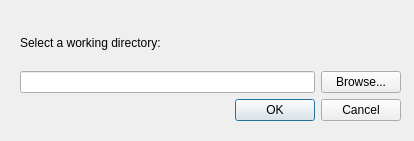
<?xml version="1.0" encoding="UTF-8"?>
<ui version="4.0">
 <class>Dialog</class>
 <widget class="QDialog" name="Dialog">
  <property name="geometry">
   <rect>
    <x>0</x>
    <y>0</y>
    <width>414</width>
    <height>141</height>
   </rect>
  </property>
  <property name="windowTitle">
   <string>Select a working directory</string>
  </property>
  <widget class="QWidget" name="">
   <property name="geometry">
    <rect>
     <x>20</x>
     <y>20</y>
     <width>381</width>
     <height>101</height>
    </rect>
   </property>
   <layout class="QVBoxLayout" name="verticalLayout_2">
    <item>
     <layout class="QVBoxLayout" name="verticalLayout">
      <item>
       <widget class="QLabel" name="label">
        <property name="text">
         <string>Select a working directory:</string>
        </property>
       </widget>
      </item>
      <item>
       <layout class="QHBoxLayout" name="horizontalLayout">
        <item>
         <widget class="QLineEdit" name="FilePathLineEdit"/>
        </item>
        <item>
         <widget class="QPushButton" name="browseButton">
          <property name="text">
           <string>Browse...</string>
          </property>
         </widget>
        </item>
       </layout>
      </item>
     </layout>
    </item>
    <item>
     <widget class="QDialogButtonBox" name="buttonBox">
      <property name="orientation">
       <enum>Qt::Horizontal</enum>
      </property>
      <property name="standardButtons">
       <set>QDialogButtonBox::Cancel|QDialogButtonBox::Ok</set>
      </property>
     </widget>
    </item>
   </layout>
  </widget>
 </widget>
 <resources/>
 <connections>
  <connection>
   <sender>buttonBox</sender>
   <signal>accepted()</signal>
   <receiver>Dialog</receiver>
   <slot>accept()</slot>
   <hints>
    <hint type="sourcelabel">
     <x>248</x>
     <y>254</y>
    </hint>
    <hint type="destinationlabel">
     <x>157</x>
     <y>274</y>
    </hint>
   </hints>
  </connection>
  <connection>
   <sender>buttonBox</sender>
   <signal>rejected()</signal>
   <receiver>Dialog</receiver>
   <slot>reject()</slot>
   <hints>
    <hint type="sourcelabel">
     <x>316</x>
     <y>260</y>
    </hint>
    <hint type="destinationlabel">
     <x>286</x>
     <y>274</y>
    </hint>
   </hints>
  </connection>
 </connections>
</ui>
